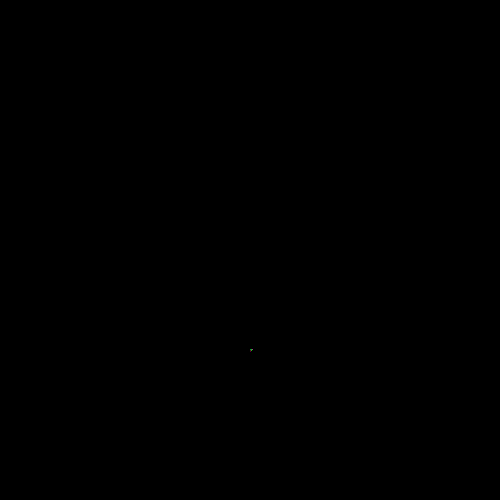
Frame 1 (no input)
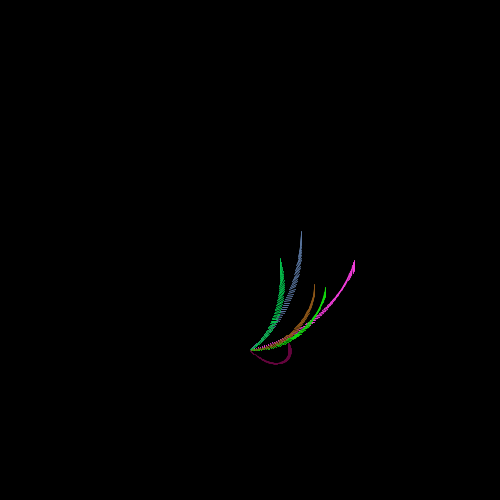
Frame 60 (the mouse pressed at the canvas centre just before this capture)
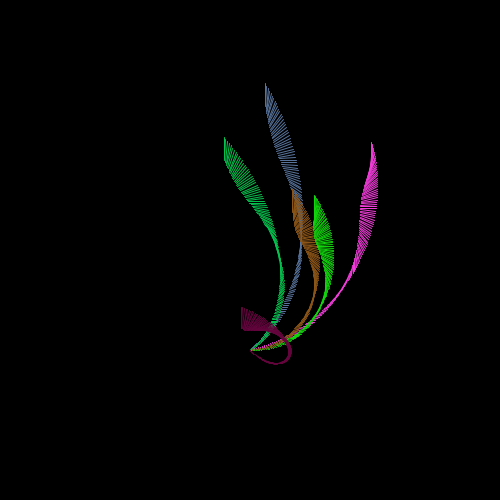
Frame 120 (the mouse held since frame 60 and released just before this capture)

The Processing sketch that drew these frames (run headless with seeded random() and noise(); from frame 60 on, the mouse is pressed at the canvas centre):

// Processing sketch: processing_152248
// ── processing_152248.pde

/*
 * Creative Coding
 * Week 3, 04 - spinning top: curved motion with sin() and cos()
 * by Indae Hwang and Jon McCormack
 * Copyright (c) 2014 Monash University
 *
 * This sketch is the first cut at translating the motion of a spinning top
 * to trace a drawing path. This sketch traces a path using sin() and cos()
 *
 */



int num;     // the number of items in the array

float[] rad;       // radius for the moving hand
float[] x;       // x-position of point
float[] y;       // y-position
float[] dx;       // x-position of point
float[] dy;       // y-position
float[] bx;
float[] by;
float[] radius;
float[] handX;
float[] handY;
float[] distance;
float[] red;
float[] green;
float[] blue; 

void setup() {
  size(500, 500);
  num = 6;

  background(0);
   x = new float[num];
 
rad=new float[num];      // radius for the moving hand
x=new float[num];       // x-position of point
y=new float[num];       // y-position
dx=new float[num];       // x-position of point
dy=new float[num];       // y-position
bx=new float [num];
by = new float [num];
radius=new float [num];
handX=new float [num];
handY=new float [num];
red=new float [num];
green=new float [num];
blue=new float [num];
 
 
 
 
 
 
 
 
 
    //setup an initial value for each item in the array
  for (int i=0; i<num; i++) {
      x[i] = width/2; 
      y[i] = height/2;
      dx[i] = random(-1, 1); 
      dy[i] = random(-1, 1);
      rad[i] = radians(frameCount);
      bx[i]= x[i] + 100 * sin(rad[i]);
      by[i] = y[i] + 100 * cos(rad[i]);
      radius[i]=0;
      handX[i]=0;
      handY[i]=0;
      red[i]=random(0,255);
      green[i]=random(0,255);
      blue[i]=random(0,255);
      

  }
  
  
  
  
  
  
  
}


void draw() {
  
  
  
  for (int i=0; i<num; i++) {
    
    
    

  
  // blend the old frames into the background
 // blendMode(BLEND);
  //fill(0, 0);
  //rect(0, 0, width, height);
  rad[i] = radians(frameCount);

  // calculate new position
  x[i] += dx[i];
  y[i] += dy[i];

  float max = 1;
  float min = 0.5;


  //When the shape hits the edge of the window, it reverses its direction and changes velocity
  if (x[i] > width-100 || x[i] < 100) {
    dx[i] = dx[i] > 0 ? -random(min, max) : random(min, max);
  }

  if (y[i] > height-100 || y[i] < 100) {
    dy[i] = dy[i] > 0 ? -random(min, max) : random(min, max);
  }

  bx[i] = x[i] + 100 * sin(rad[i]);
  by[i] = y[i] + 100 * cos(rad[i]);

  fill(red[i],green[i],blue[i],180);

  
  radius[i] = 100 * sin(rad[i]*0.1);
  handX[i] =bx[i] + radius[i] * sin(rad[i]*3);
  handY[i] =by[i] + radius[i] * cos(rad[i]*3);
  
  stroke(red[i],green[i],blue[i]);
  
  
  
  
  line(bx[i], by[i], handX[i], handY[i]);
   stroke(red[i],green[i],blue[i]);
 // ellipse(handX[i], handY[i], random(2,50), random(2,25));
  
  
  }
  
  
}
